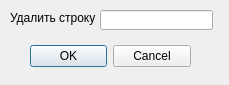
<?xml version="1.0" encoding="UTF-8"?>
<ui version="4.0">
 <class>DialogDel</class>
 <widget class="QDialog" name="DialogDel">
  <property name="geometry">
   <rect>
    <x>0</x>
    <y>0</y>
    <width>229</width>
    <height>85</height>
   </rect>
  </property>
  <property name="windowTitle">
   <string>Dialog</string>
  </property>
  <widget class="QDialogButtonBox" name="buttonBox">
   <property name="geometry">
    <rect>
     <x>30</x>
     <y>40</y>
     <width>161</width>
     <height>32</height>
    </rect>
   </property>
   <property name="orientation">
    <enum>Qt::Horizontal</enum>
   </property>
   <property name="standardButtons">
    <set>QDialogButtonBox::Cancel|QDialogButtonBox::Ok</set>
   </property>
  </widget>
  <widget class="QLabel" name="label">
   <property name="geometry">
    <rect>
     <x>10</x>
     <y>10</y>
     <width>91</width>
     <height>16</height>
    </rect>
   </property>
   <property name="text">
    <string>Удалить строку</string>
   </property>
  </widget>
  <widget class="QLineEdit" name="lineEdit">
   <property name="geometry">
    <rect>
     <x>100</x>
     <y>10</y>
     <width>113</width>
     <height>20</height>
    </rect>
   </property>
  </widget>
 </widget>
 <resources/>
 <connections>
  <connection>
   <sender>buttonBox</sender>
   <signal>accepted()</signal>
   <receiver>DialogDel</receiver>
   <slot>accept()</slot>
   <hints>
    <hint type="sourcelabel">
     <x>248</x>
     <y>254</y>
    </hint>
    <hint type="destinationlabel">
     <x>157</x>
     <y>274</y>
    </hint>
   </hints>
  </connection>
  <connection>
   <sender>buttonBox</sender>
   <signal>rejected()</signal>
   <receiver>DialogDel</receiver>
   <slot>reject()</slot>
   <hints>
    <hint type="sourcelabel">
     <x>316</x>
     <y>260</y>
    </hint>
    <hint type="destinationlabel">
     <x>286</x>
     <y>274</y>
    </hint>
   </hints>
  </connection>
 </connections>
</ui>
